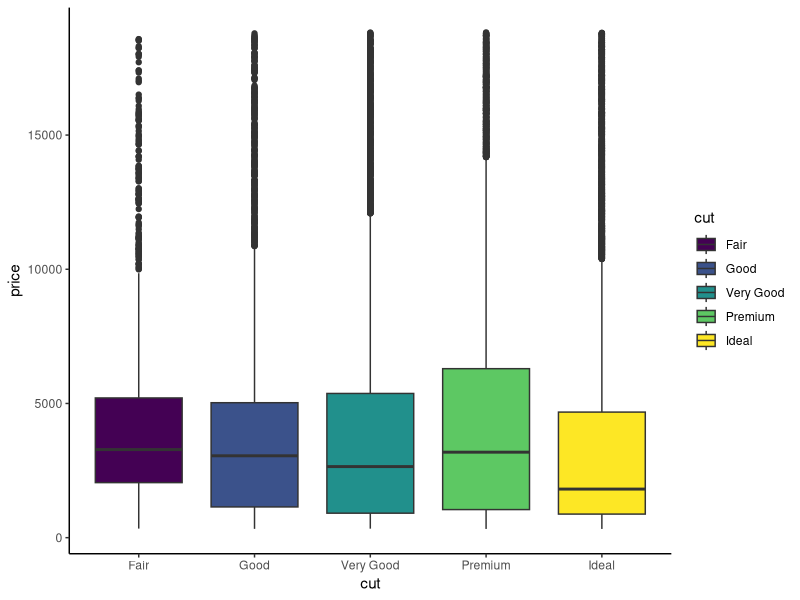

R code for this plot:
## ---- chunk 1
library(tidyverse)
## ---- chunk 2
ggplot(diamonds,aes(cut,price,fill=cut)) + geom_boxplot() + theme_classic()
